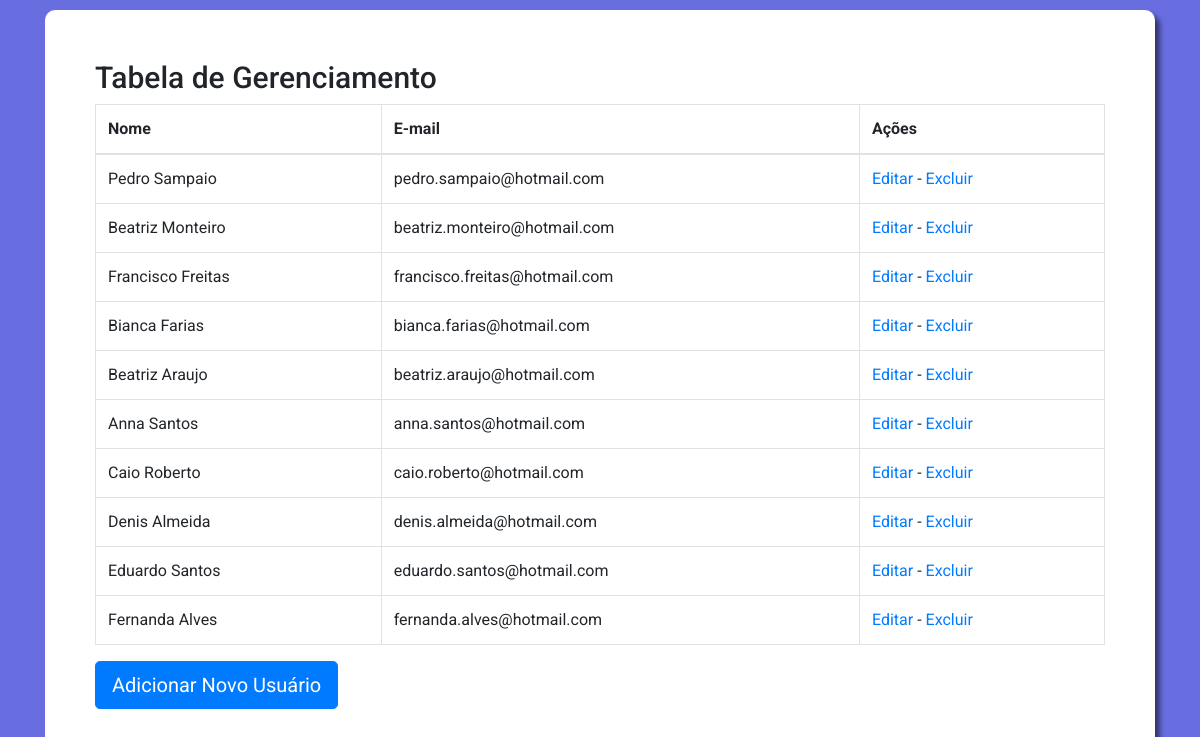
The page / on the database its author committed.
### tables this page shows
CREATE TABLE IF NOT EXISTS `usuarios` (
  `id` int(11) UNSIGNED NOT NULL AUTO_INCREMENT,
  `nome` varchar(100) DEFAULT NULL,
  `email` varchar(100) DEFAULT NULL,
  `senha` varchar(32) DEFAULT NULL,
  PRIMARY KEY (`id`)
);

### index.php (the view)
<?php
require "config.php";
require "head.php";
?>
<body>
<div class="container">
<div class="tabela">
<h1>Tabela de Gerenciamento</h1>
<table class="table table-bordered">
    <thead>
        <tr>
            <th>Nome</th>
            <th>E-mail</th>
            <th>Ações</th>
        </tr>
    </thead>
    <tbody>
        <?php
            $sql = "SELECT * FROM usuarios order by id asc";
            $sql = $pdo->query($sql);
            if($sql->rowCount() > 0) {
                foreach($sql->fetchAll() as $usuario) {
                    echo "<tr>";
                    echo "<td>".$usuario['nome']."</td>";
                    echo "<td>".$usuario['email']."</td>";
                    echo "<td><a href='editar.php?id=".$usuario['id']."'>Editar</a> - <a href='excluir.php?id=".$usuario['id']."'>Excluir</a></td>";
                    echo "</tr>";
                }
            }
        ?>
    </tbody>
</table>
<a href="adicionar.php" class="btn btn-primary btn-lg">Adicionar Novo Usuário</a>
</div>
</div>
</body>
</html>

### head.php (shortened to what this page needs)
<!DOCTYPE html>
<html lang="pt-br">
<head>
    <link rel="stylesheet" href="https://stackpath.bootstrapcdn.com/bootstrap/4.4.1/css/bootstrap.min.css">
    <link rel="stylesheet" href="style.css">
</head>

### style.css (style rules this page uses)
body { padding: 5px; margin: 5px; background: #686de0; font-family: 'Roboto', sans-serif; }
.btn { margin-bottom: 10px; }
h1 { font-size: 30px; }
.tabela { border-radius: 10px; background: #FFFFFF; box-shadow: 5px 5px 5px rgba(0,0,0,0.5); margin: auto; padding: 50px; }

### rows shown on the page
usuarios: nome "Pedro Sampaio", email "pedro.sampaio@hotmail.com"
usuarios: nome "Beatriz Monteiro", email "beatriz.monteiro@hotmail.com"
usuarios: nome "Francisco Freitas", email "francisco.freitas@hotmail.com"
usuarios: nome "Bianca Farias", email "bianca.farias@hotmail.com"
usuarios: nome "Beatriz Araujo", email "beatriz.araujo@hotmail.com"
usuarios: nome "Anna Santos", email "anna.santos@hotmail.com"
usuarios: nome "Caio Roberto", email "caio.roberto@hotmail.com"
usuarios: nome "Denis Almeida", email "denis.almeida@hotmail.com"
usuarios: nome "Eduardo Santos", email "eduardo.santos@hotmail.com"
usuarios: nome "Fernanda Alves", email "fernanda.alves@hotmail.com"
